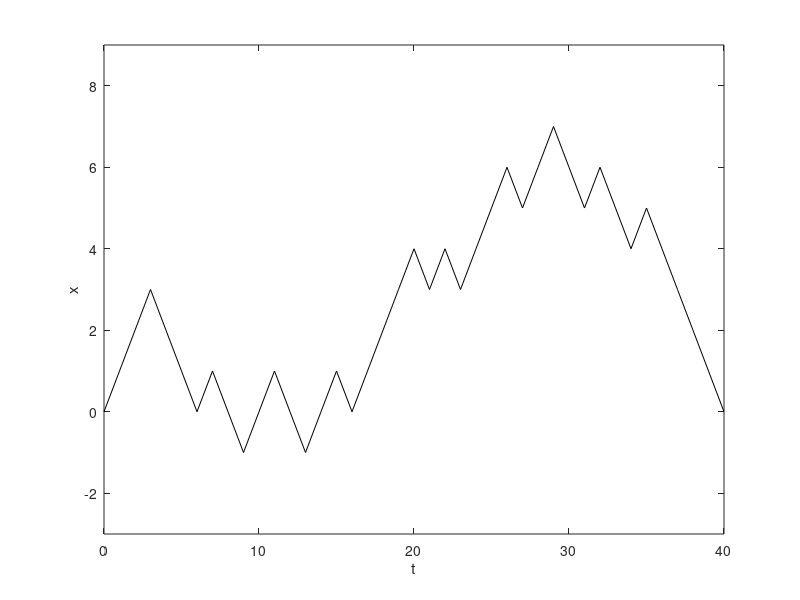

Write MATLAB code to recreate this figure.
%% Author: Jamie Mair
% Random walk script to simulate a single random walk with parameters


initial_x = 0;
initial_t = 0;
final_t = 40;
probability_up = 0.5;
probability_down = 1.0 - probability_up;

x = zeros(1, final_t-initial_t+1);
t = initial_t:final_t;
x(1) = initial_x;
for i=2:length(x)
    if rand < probability_up
       x(i) = x(i-1) + 1; 
    else
       x(i) = x(i-1) - 1; 
    end
end


figure;
plot(t,x,'-k');
ylim([floor(min(x)*1.1-1), ceil(max(x)*1.1+1)]);
xlabel('t');
ylabel('x');
